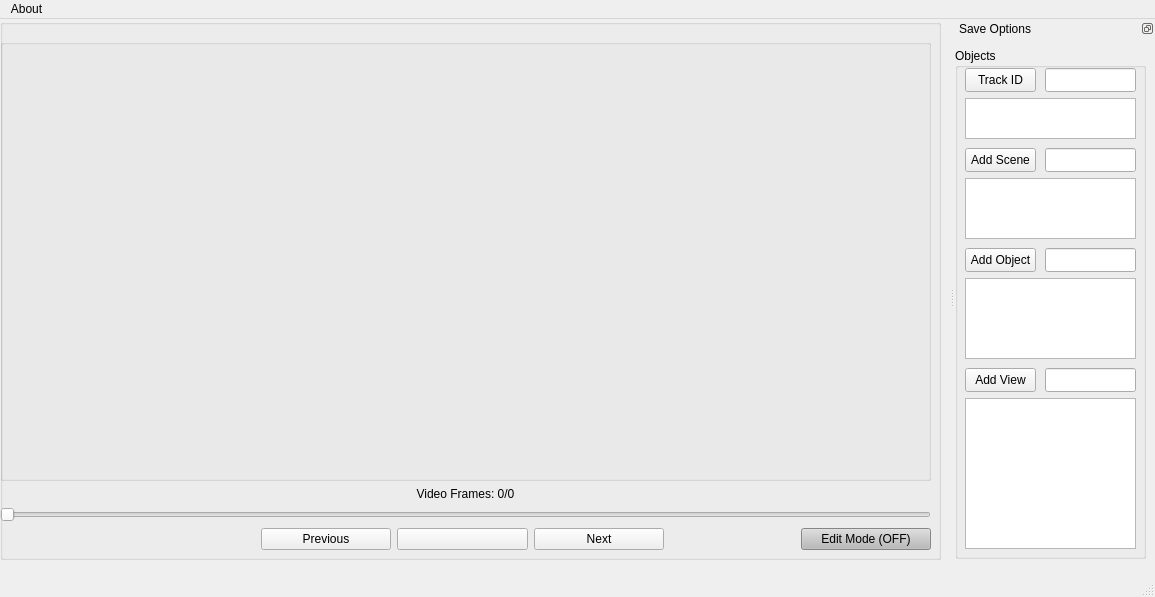
<?xml version="1.0" encoding="UTF-8"?>
<ui version="4.0">
 <class>MainWindow</class>
 <widget class="QMainWindow" name="MainWindow">
  <property name="geometry">
   <rect>
    <x>0</x>
    <y>0</y>
    <width>1155</width>
    <height>597</height>
   </rect>
  </property>
  <property name="windowTitle">
   <string>Extractor</string>
  </property>
  <widget class="QWidget" name="centralwidget">
   <widget class="QWidget" name="horizontalLayoutWidget">
    <property name="geometry">
     <rect>
      <x>0</x>
      <y>0</y>
      <width>941</width>
      <height>541</height>
     </rect>
    </property>
    <layout class="QHBoxLayout" name="horizontalLayout">
     <item>
      <widget class="QGroupBox" name="extractor_box">
       <property name="title">
        <string/>
       </property>
       <property name="alignment">
        <set>Qt::AlignCenter</set>
       </property>
       <widget class="QWidget" name="verticalLayoutWidget">
        <property name="geometry">
         <rect>
          <x>0</x>
          <y>20</y>
          <width>931</width>
          <height>511</height>
         </rect>
        </property>
        <layout class="QVBoxLayout" name="verticalLayout" stretch="7,0,2,2">
         <item>
          <layout class="QHBoxLayout" name="horizontalLayout_3">
           <item>
            <widget class="QGroupBox" name="image_viewer">
             <property name="title">
              <string/>
             </property>
             <property name="alignment">
              <set>Qt::AlignCenter</set>
             </property>
             <zorder>image_viewer_2</zorder>
             <zorder>image_viewer_2</zorder>
            </widget>
           </item>
          </layout>
         </item>
         <item>
          <layout class="QHBoxLayout" name="horizontalLayout_4" stretch="4,3,4">
           <item>
            <spacer name="horizontalSpacer_3">
             <property name="orientation">
              <enum>Qt::Horizontal</enum>
             </property>
             <property name="sizeHint" stdset="0">
              <size>
               <width>20</width>
               <height>10</height>
              </size>
             </property>
            </spacer>
           </item>
           <item>
            <widget class="QLabel" name="frames_label">
             <property name="text">
              <string>Video Frames: 0/0</string>
             </property>
             <property name="alignment">
              <set>Qt::AlignCenter</set>
             </property>
            </widget>
           </item>
           <item>
            <spacer name="horizontalSpacer_4">
             <property name="orientation">
              <enum>Qt::Horizontal</enum>
             </property>
             <property name="sizeHint" stdset="0">
              <size>
               <width>30</width>
               <height>10</height>
              </size>
             </property>
            </spacer>
           </item>
          </layout>
         </item>
         <item>
          <widget class="QSlider" name="slider">
           <property name="focusPolicy">
            <enum>Qt::NoFocus</enum>
           </property>
           <property name="orientation">
            <enum>Qt::Horizontal</enum>
           </property>
          </widget>
         </item>
         <item>
          <layout class="QHBoxLayout" name="horizontalLayout_2" stretch="4,2,2,2,2,2">
           <item>
            <spacer name="horizontalSpacer">
             <property name="orientation">
              <enum>Qt::Horizontal</enum>
             </property>
             <property name="sizeHint" stdset="0">
              <size>
               <width>20</width>
               <height>10</height>
              </size>
             </property>
            </spacer>
           </item>
           <item>
            <widget class="QPushButton" name="previous_bnt">
             <property name="focusPolicy">
              <enum>Qt::NoFocus</enum>
             </property>
             <property name="text">
              <string>Previous</string>
             </property>
            </widget>
           </item>
           <item>
            <widget class="QPushButton" name="play_bnt">
             <property name="focusPolicy">
              <enum>Qt::NoFocus</enum>
             </property>
             <property name="text">
              <string/>
             </property>
            </widget>
           </item>
           <item>
            <widget class="QPushButton" name="next_bnt">
             <property name="focusPolicy">
              <enum>Qt::NoFocus</enum>
             </property>
             <property name="text">
              <string>Next</string>
             </property>
            </widget>
           </item>
           <item>
            <spacer name="horizontalSpacer_2">
             <property name="orientation">
              <enum>Qt::Horizontal</enum>
             </property>
             <property name="sizeHint" stdset="0">
              <size>
               <width>30</width>
               <height>10</height>
              </size>
             </property>
            </spacer>
           </item>
           <item>
            <widget class="QPushButton" name="edit_mode_bnt">
             <property name="palette">
              <palette>
               <active>
                <colorrole role="WindowText">
                 <brush brushstyle="SolidPattern">
                  <color alpha="255">
                   <red>0</red>
                   <green>0</green>
                   <blue>0</blue>
                  </color>
                 </brush>
                </colorrole>
                <colorrole role="Button">
                 <brush brushstyle="SolidPattern">
                  <color alpha="255">
                   <red>186</red>
                   <green>186</green>
                   <blue>186</blue>
                  </color>
                 </brush>
                </colorrole>
                <colorrole role="Light">
                 <brush brushstyle="SolidPattern">
                  <color alpha="255">
                   <red>255</red>
                   <green>255</green>
                   <blue>255</blue>
                  </color>
                 </brush>
                </colorrole>
                <colorrole role="Midlight">
                 <brush brushstyle="SolidPattern">
                  <color alpha="255">
                   <red>220</red>
                   <green>220</green>
                   <blue>220</blue>
                  </color>
                 </brush>
                </colorrole>
                <colorrole role="Dark">
                 <brush brushstyle="SolidPattern">
                  <color alpha="255">
                   <red>93</red>
                   <green>93</green>
                   <blue>93</blue>
                  </color>
                 </brush>
                </colorrole>
                <colorrole role="Mid">
                 <brush brushstyle="SolidPattern">
                  <color alpha="255">
                   <red>124</red>
                   <green>124</green>
                   <blue>124</blue>
                  </color>
                 </brush>
                </colorrole>
                <colorrole role="Text">
                 <brush brushstyle="SolidPattern">
                  <color alpha="255">
                   <red>0</red>
                   <green>0</green>
                   <blue>0</blue>
                  </color>
                 </brush>
                </colorrole>
                <colorrole role="BrightText">
                 <brush brushstyle="SolidPattern">
                  <color alpha="255">
                   <red>255</red>
                   <green>255</green>
                   <blue>255</blue>
                  </color>
                 </brush>
                </colorrole>
                <colorrole role="ButtonText">
                 <brush brushstyle="SolidPattern">
                  <color alpha="255">
                   <red>0</red>
                   <green>0</green>
                   <blue>0</blue>
                  </color>
                 </brush>
                </colorrole>
                <colorrole role="Base">
                 <brush brushstyle="SolidPattern">
                  <color alpha="255">
                   <red>255</red>
                   <green>255</green>
                   <blue>255</blue>
                  </color>
                 </brush>
                </colorrole>
                <colorrole role="Window">
                 <brush brushstyle="SolidPattern">
                  <color alpha="255">
                   <red>186</red>
                   <green>186</green>
                   <blue>186</blue>
                  </color>
                 </brush>
                </colorrole>
                <colorrole role="Shadow">
                 <brush brushstyle="SolidPattern">
                  <color alpha="255">
                   <red>0</red>
                   <green>0</green>
                   <blue>0</blue>
                  </color>
                 </brush>
                </colorrole>
                <colorrole role="AlternateBase">
                 <brush brushstyle="SolidPattern">
                  <color alpha="255">
                   <red>220</red>
                   <green>220</green>
                   <blue>220</blue>
                  </color>
                 </brush>
                </colorrole>
                <colorrole role="ToolTipBase">
                 <brush brushstyle="SolidPattern">
                  <color alpha="255">
                   <red>255</red>
                   <green>255</green>
                   <blue>220</blue>
                  </color>
                 </brush>
                </colorrole>
                <colorrole role="ToolTipText">
                 <brush brushstyle="SolidPattern">
                  <color alpha="255">
                   <red>0</red>
                   <green>0</green>
                   <blue>0</blue>
                  </color>
                 </brush>
                </colorrole>
               </active>
               <inactive>
                <colorrole role="WindowText">
                 <brush brushstyle="SolidPattern">
                  <color alpha="255">
                   <red>0</red>
                   <green>0</green>
                   <blue>0</blue>
                  </color>
                 </brush>
                </colorrole>
                <colorrole role="Button">
                 <brush brushstyle="SolidPattern">
                  <color alpha="255">
                   <red>186</red>
                   <green>186</green>
                   <blue>186</blue>
                  </color>
                 </brush>
                </colorrole>
                <colorrole role="Light">
                 <brush brushstyle="SolidPattern">
                  <color alpha="255">
                   <red>255</red>
                   <green>255</green>
                   <blue>255</blue>
                  </color>
                 </brush>
                </colorrole>
                <colorrole role="Midlight">
                 <brush brushstyle="SolidPattern">
                  <color alpha="255">
                   <red>220</red>
                   <green>220</green>
                   <blue>220</blue>
                  </color>
                 </brush>
                </colorrole>
                <colorrole role="Dark">
                 <brush brushstyle="SolidPattern">
                  <color alpha="255">
                   <red>93</red>
                   <green>93</green>
                   <blue>93</blue>
                  </color>
                 </brush>
                </colorrole>
                <colorrole role="Mid">
                 <brush brushstyle="SolidPattern">
                  <color alpha="255">
                   <red>124</red>
                   <green>124</green>
                   <blue>124</blue>
                  </color>
                 </brush>
                </colorrole>
                <colorrole role="Text">
                 <brush brushstyle="SolidPattern">
                  <color alpha="255">
                   <red>0</red>
                   <green>0</green>
                   <blue>0</blue>
                  </color>
                 </brush>
                </colorrole>
                <colorrole role="BrightText">
                 <brush brushstyle="SolidPattern">
                  <color alpha="255">
                   <red>255</red>
                   <green>255</green>
                   <blue>255</blue>
                  </color>
                 </brush>
                </colorrole>
                <colorrole role="ButtonText">
                 <brush brushstyle="SolidPattern">
                  <color alpha="255">
                   <red>0</red>
                   <green>0</green>
                   <blue>0</blue>
                  </color>
                 </brush>
                </colorrole>
                <colorrole role="Base">
                 <brush brushstyle="SolidPattern">
                  <color alpha="255">
                   <red>255</red>
                   <green>255</green>
                   <blue>255</blue>
                  </color>
                 </brush>
                </colorrole>
                <colorrole role="Window">
                 <brush brushstyle="SolidPattern">
                  <color alpha="255">
                   <red>186</red>
                   <green>186</green>
                   <blue>186</blue>
                  </color>
                 </brush>
                </colorrole>
                <colorrole role="Shadow">
                 <brush brushstyle="SolidPattern">
                  <color alpha="255">
                   <red>0</red>
                   <green>0</green>
                   <blue>0</blue>
                  </color>
                 </brush>
                </colorrole>
                <colorrole role="AlternateBase">
                 <brush brushstyle="SolidPattern">
                  <color alpha="255">
                   <red>220</red>
                   <green>220</green>
                   <blue>220</blue>
                  </color>
                 </brush>
                </colorrole>
                <colorrole role="ToolTipBase">
                 <brush brushstyle="SolidPattern">
                  <color alpha="255">
                   <red>255</red>
                   <green>255</green>
                   <blue>220</blue>
                  </color>
                 </brush>
                </colorrole>
                <colorrole role="ToolTipText">
                 <brush brushstyle="SolidPattern">
                  <color alpha="255">
                   <red>0</red>
                   <green>0</green>
                   <blue>0</blue>
                  </color>
                 </brush>
                </colorrole>
               </inactive>
               <disabled>
                <colorrole role="WindowText">
                 <brush brushstyle="SolidPattern">
                  <color alpha="255">
                   <red>93</red>
                   <green>93</green>
                   <blue>93</blue>
                  </color>
                 </brush>
                </colorrole>
                <colorrole role="Button">
                 <brush brushstyle="SolidPattern">
                  <color alpha="255">
                   <red>186</red>
                   <green>186</green>
                   <blue>186</blue>
                  </color>
                 </brush>
                </colorrole>
                <colorrole role="Light">
                 <brush brushstyle="SolidPattern">
                  <color alpha="255">
                   <red>255</red>
                   <green>255</green>
                   <blue>255</blue>
                  </color>
                 </brush>
                </colorrole>
                <colorrole role="Midlight">
                 <brush brushstyle="SolidPattern">
                  <color alpha="255">
                   <red>220</red>
                   <green>220</green>
                   <blue>220</blue>
                  </color>
                 </brush>
                </colorrole>
                <colorrole role="Dark">
                 <brush brushstyle="SolidPattern">
                  <color alpha="255">
                   <red>93</red>
                   <green>93</green>
                   <blue>93</blue>
                  </color>
                 </brush>
                </colorrole>
                <colorrole role="Mid">
                 <brush brushstyle="SolidPattern">
                  <color alpha="255">
                   <red>124</red>
                   <green>124</green>
                   <blue>124</blue>
                  </color>
                 </brush>
                </colorrole>
                <colorrole role="Text">
                 <brush brushstyle="SolidPattern">
                  <color alpha="255">
                   <red>93</red>
                   <green>93</green>
                   <blue>93</blue>
                  </color>
                 </brush>
                </colorrole>
                <colorrole role="BrightText">
                 <brush brushstyle="SolidPattern">
                  <color alpha="255">
                   <red>255</red>
                   <green>255</green>
                   <blue>255</blue>
                  </color>
                 </brush>
                </colorrole>
                <colorrole role="ButtonText">
                 <brush brushstyle="SolidPattern">
                  <color alpha="255">
                   <red>93</red>
                   <green>93</green>
                   <blue>93</blue>
                  </color>
                 </brush>
                </colorrole>
                <colorrole role="Base">
                 <brush brushstyle="SolidPattern">
                  <color alpha="255">
                   <red>186</red>
                   <green>186</green>
                   <blue>186</blue>
                  </color>
                 </brush>
                </colorrole>
                <colorrole role="Window">
                 <brush brushstyle="SolidPattern">
                  <color alpha="255">
                   <red>186</red>
                   <green>186</green>
                   <blue>186</blue>
                  </color>
                 </brush>
                </colorrole>
                <colorrole role="Shadow">
                 <brush brushstyle="SolidPattern">
                  <color alpha="255">
                   <red>0</red>
                   <green>0</green>
                   <blue>0</blue>
                  </color>
                 </brush>
                </colorrole>
                <colorrole role="AlternateBase">
                 <brush brushstyle="SolidPattern">
                  <color alpha="255">
                   <red>186</red>
                   <green>186</green>
                   <blue>186</blue>
                  </color>
                 </brush>
                </colorrole>
                <colorrole role="ToolTipBase">
                 <brush brushstyle="SolidPattern">
                  <color alpha="255">
                   <red>255</red>
                   <green>255</green>
                   <blue>220</blue>
                  </color>
                 </brush>
                </colorrole>
                <colorrole role="ToolTipText">
                 <brush brushstyle="SolidPattern">
                  <color alpha="255">
                   <red>0</red>
                   <green>0</green>
                   <blue>0</blue>
                  </color>
                 </brush>
                </colorrole>
               </disabled>
              </palette>
             </property>
             <property name="text">
              <string>Edit Mode (OFF)</string>
             </property>
            </widget>
           </item>
          </layout>
         </item>
        </layout>
       </widget>
      </widget>
     </item>
    </layout>
   </widget>
  </widget>
  <widget class="QMenuBar" name="menubar">
   <property name="geometry">
    <rect>
     <x>0</x>
     <y>0</y>
     <width>1155</width>
     <height>22</height>
    </rect>
   </property>
   <widget class="QMenu" name="menuAbout">
    <property name="title">
     <string>About</string>
    </property>
   </widget>
   <addaction name="menuAbout"/>
  </widget>
  <widget class="QStatusBar" name="statusbar"/>
  <widget class="QDockWidget" name="dockWidget_2">
   <property name="minimumSize">
    <size>
     <width>200</width>
     <height>400</height>
    </size>
   </property>
   <property name="features">
    <set>QDockWidget::DockWidgetFloatable|QDockWidget::DockWidgetMovable</set>
   </property>
   <property name="windowTitle">
    <string>Save Options</string>
   </property>
   <attribute name="dockWidgetArea">
    <number>2</number>
   </attribute>
   <widget class="QWidget" name="dockWidgetContents_2">
    <widget class="QGroupBox" name="add_objects_dock">
     <property name="geometry">
      <rect>
       <x>0</x>
       <y>10</y>
       <width>191</width>
       <height>511</height>
      </rect>
     </property>
     <property name="title">
      <string>Objects</string>
     </property>
     <widget class="QListWidget" name="add_scene_list">
      <property name="geometry">
       <rect>
        <x>10</x>
        <y>130</y>
        <width>171</width>
        <height>61</height>
       </rect>
      </property>
     </widget>
     <widget class="QListWidget" name="add_object_list">
      <property name="geometry">
       <rect>
        <x>10</x>
        <y>230</y>
        <width>171</width>
        <height>81</height>
       </rect>
      </property>
     </widget>
     <widget class="QListWidget" name="add_view_list">
      <property name="geometry">
       <rect>
        <x>10</x>
        <y>350</y>
        <width>171</width>
        <height>151</height>
       </rect>
      </property>
     </widget>
     <widget class="QLineEdit" name="add_scene">
      <property name="geometry">
       <rect>
        <x>90</x>
        <y>100</y>
        <width>91</width>
        <height>24</height>
       </rect>
      </property>
     </widget>
     <widget class="QLineEdit" name="add_object">
      <property name="geometry">
       <rect>
        <x>90</x>
        <y>200</y>
        <width>91</width>
        <height>24</height>
       </rect>
      </property>
     </widget>
     <widget class="QLineEdit" name="add_view">
      <property name="geometry">
       <rect>
        <x>90</x>
        <y>320</y>
        <width>91</width>
        <height>24</height>
       </rect>
      </property>
     </widget>
     <widget class="QLineEdit" name="add_track_id">
      <property name="geometry">
       <rect>
        <x>90</x>
        <y>20</y>
        <width>91</width>
        <height>24</height>
       </rect>
      </property>
     </widget>
     <widget class="QPushButton" name="add_track_id_btn">
      <property name="geometry">
       <rect>
        <x>10</x>
        <y>20</y>
        <width>71</width>
        <height>24</height>
       </rect>
      </property>
      <property name="focusPolicy">
       <enum>Qt::NoFocus</enum>
      </property>
      <property name="text">
       <string>Track ID</string>
      </property>
     </widget>
     <widget class="QPushButton" name="add_scene_btn">
      <property name="geometry">
       <rect>
        <x>10</x>
        <y>100</y>
        <width>71</width>
        <height>24</height>
       </rect>
      </property>
      <property name="focusPolicy">
       <enum>Qt::NoFocus</enum>
      </property>
      <property name="text">
       <string>Add Scene</string>
      </property>
     </widget>
     <widget class="QPushButton" name="add_object_btn">
      <property name="geometry">
       <rect>
        <x>10</x>
        <y>200</y>
        <width>71</width>
        <height>24</height>
       </rect>
      </property>
      <property name="focusPolicy">
       <enum>Qt::NoFocus</enum>
      </property>
      <property name="text">
       <string>Add Object</string>
      </property>
     </widget>
     <widget class="QPushButton" name="add_view_btn">
      <property name="geometry">
       <rect>
        <x>10</x>
        <y>320</y>
        <width>71</width>
        <height>24</height>
       </rect>
      </property>
      <property name="focusPolicy">
       <enum>Qt::NoFocus</enum>
      </property>
      <property name="text">
       <string>Add View</string>
      </property>
     </widget>
     <widget class="QListWidget" name="add_track_id_list">
      <property name="geometry">
       <rect>
        <x>10</x>
        <y>50</y>
        <width>171</width>
        <height>41</height>
       </rect>
      </property>
     </widget>
    </widget>
   </widget>
  </widget>
 </widget>
 <resources/>
 <connections/>
</ui>
